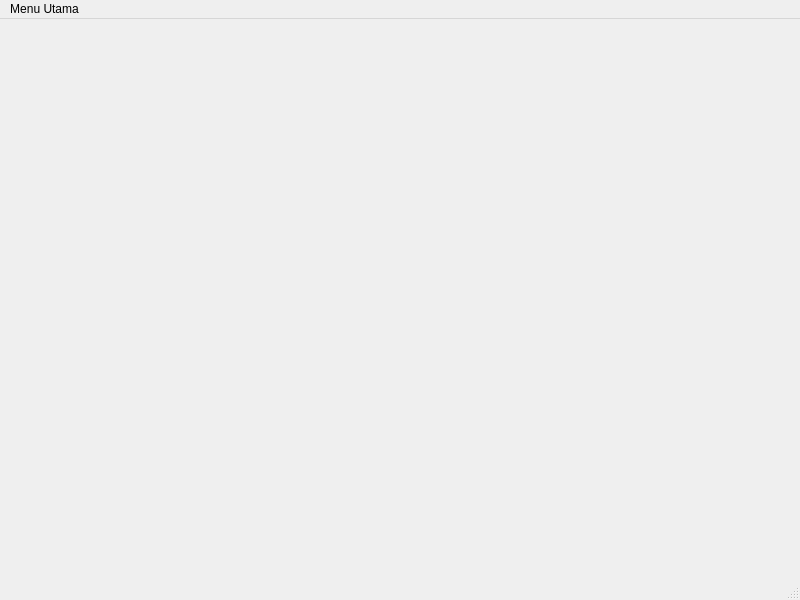
<?xml version="1.0" encoding="UTF-8"?>
<ui version="4.0">
 <class>MainWindow</class>
 <widget class="QMainWindow" name="MainWindow">
  <property name="geometry">
   <rect>
    <x>0</x>
    <y>0</y>
    <width>800</width>
    <height>600</height>
   </rect>
  </property>
  <property name="windowTitle">
   <string>MainWindow</string>
  </property>
  <widget class="QWidget" name="centralwidget"/>
  <widget class="QMenuBar" name="menubar">
   <property name="geometry">
    <rect>
     <x>0</x>
     <y>0</y>
     <width>800</width>
     <height>25</height>
    </rect>
   </property>
   <widget class="QMenu" name="menuMenu_Utama">
    <property name="title">
     <string>Menu Utama</string>
    </property>
    <addaction name="actionData_Admin"/>
    <addaction name="actionData_Merek"/>
    <addaction name="actionData_Mobil"/>
    <addaction name="actionData_Member"/>
    <addaction name="actionData_Tawar"/>
   </widget>
   <addaction name="menuMenu_Utama"/>
  </widget>
  <widget class="QStatusBar" name="statusbar"/>
  <action name="actionData_Admin">
   <property name="text">
    <string>Data Admin</string>
   </property>
  </action>
  <action name="actionData_Merek">
   <property name="text">
    <string>Data Merek</string>
   </property>
  </action>
  <action name="actionData_Mobil">
   <property name="text">
    <string>Data Mobil</string>
   </property>
  </action>
  <action name="actionData_Member">
   <property name="text">
    <string>Data Member</string>
   </property>
  </action>
  <action name="actionData_Tawar">
   <property name="text">
    <string>Data Tawar</string>
   </property>
  </action>
 </widget>
 <resources/>
 <connections/>
</ui>
